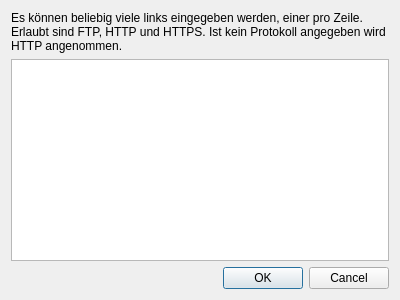
<?xml version="1.0" encoding="UTF-8"?>
<ui version="4.0">
 <class>Dialog</class>
 <widget class="QDialog" name="Dialog">
  <property name="geometry">
   <rect>
    <x>0</x>
    <y>0</y>
    <width>400</width>
    <height>300</height>
   </rect>
  </property>
  <property name="windowTitle">
   <string>Links</string>
  </property>
  <layout class="QVBoxLayout" name="verticalLayout">
   <item>
    <widget class="QLabel" name="label">
     <property name="text">
      <string>Es können beliebig viele links eingegeben werden, einer pro Zeile. Erlaubt sind FTP, HTTP und HTTPS. Ist kein Protokoll angegeben wird HTTP angenommen.</string>
     </property>
     <property name="scaledContents">
      <bool>false</bool>
     </property>
     <property name="wordWrap">
      <bool>true</bool>
     </property>
    </widget>
   </item>
   <item>
    <widget class="QPlainTextEdit" name="plainTextEdit"/>
   </item>
   <item>
    <widget class="QDialogButtonBox" name="buttonBox">
     <property name="orientation">
      <enum>Qt::Horizontal</enum>
     </property>
     <property name="standardButtons">
      <set>QDialogButtonBox::Cancel|QDialogButtonBox::Ok</set>
     </property>
    </widget>
   </item>
  </layout>
 </widget>
 <resources/>
 <connections>
  <connection>
   <sender>buttonBox</sender>
   <signal>accepted()</signal>
   <receiver>Dialog</receiver>
   <slot>accept()</slot>
   <hints>
    <hint type="sourcelabel">
     <x>248</x>
     <y>254</y>
    </hint>
    <hint type="destinationlabel">
     <x>157</x>
     <y>274</y>
    </hint>
   </hints>
  </connection>
  <connection>
   <sender>buttonBox</sender>
   <signal>rejected()</signal>
   <receiver>Dialog</receiver>
   <slot>reject()</slot>
   <hints>
    <hint type="sourcelabel">
     <x>316</x>
     <y>260</y>
    </hint>
    <hint type="destinationlabel">
     <x>286</x>
     <y>274</y>
    </hint>
   </hints>
  </connection>
 </connections>
</ui>
